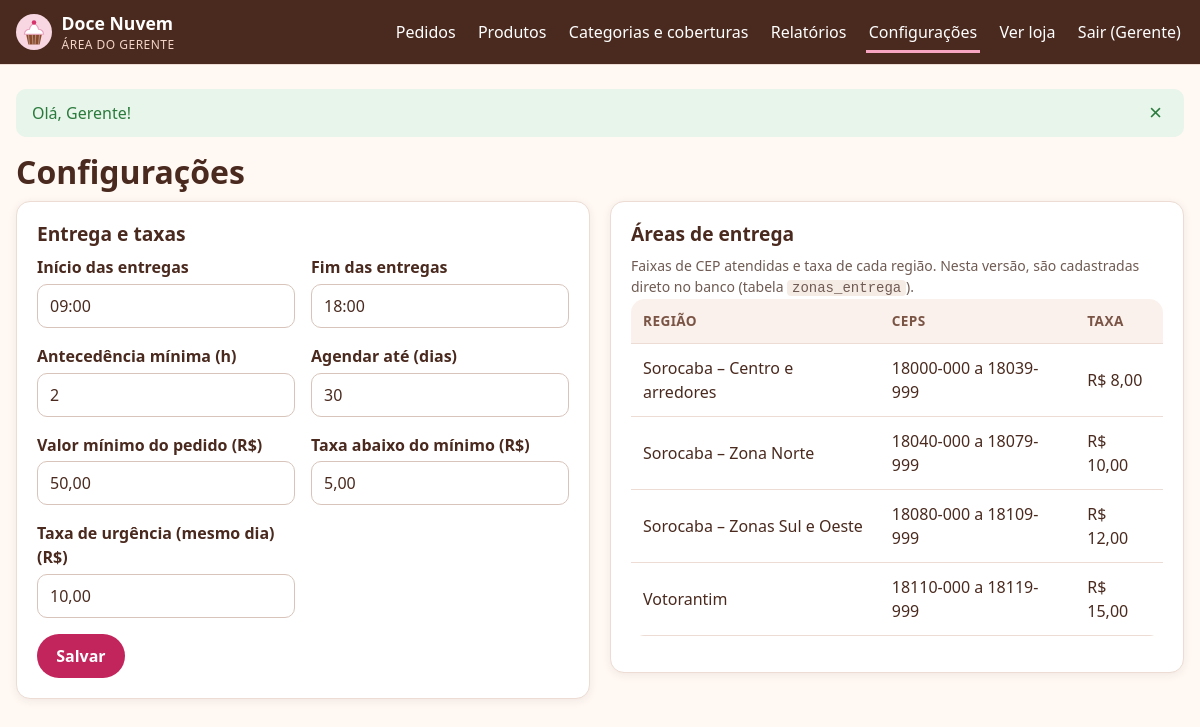
Page /admin/configuracoes (signed in) on the committed database.
### tables this page shows
CREATE TABLE usuarios (
    id            INT UNSIGNED     NOT NULL AUTO_INCREMENT,
    nome          VARCHAR(100)     NOT NULL,
    email         VARCHAR(150)     NOT NULL,
    senha_hash    VARCHAR(255)     NOT NULL,
    perfil        ENUM('cliente','gerente') NOT NULL DEFAULT 'cliente',
    criado_em     DATETIME         NOT NULL DEFAULT CURRENT_TIMESTAMP,
    PRIMARY KEY (id),
    UNIQUE KEY uk_usuarios_email (email)
);

CREATE TABLE zonas_entrega (
    id          INT UNSIGNED  NOT NULL AUTO_INCREMENT,
    nome        VARCHAR(60)   NOT NULL,
    cep_inicio  CHAR(8)       NOT NULL,
    cep_fim     CHAR(8)       NOT NULL,
    taxa        DECIMAL(10,2) NOT NULL,
    PRIMARY KEY (id),
    KEY idx_zonas_faixa (cep_inicio, cep_fim)
);

### app/Core/View.php (called while the page is built, shortened)
<?php
final class View
{
    public static function render(string $view, array $data = [], ?string $layout = 'layouts/main'): string
    {
        $data['errors'] ??= Session::pullErrors();
        $data['old'] ??= Session::pullOld();
        $content = self::renderFile($view, $data);
        return self::renderFile($layout, $data + ['content' => $content]);
    }
    private static function renderFile(string $view, array $data): string
    {
        $file = APP_PATH . '/Views/' . $view . '.php';
        extract($data, EXTR_SKIP);
        try {
            require $file;
        } catch (\Throwable $e) {
            ob_end_clean();
            throw $e;
        }
        return (string) ob_get_clean();
    }
    public static function partial(string $view, array $data = []): string
    {
        return self::renderFile('partials/' . $view, $data);
    }
}

### app/Controllers/Admin/SettingsController.php (called while the page is built, shortened)
<?php
final class SettingsController extends Controller
{
    public function index(): void
    {
        $this->view('admin/configuracoes/index', [
            'title' => 'Configurações',
            'settings' => (new Setting())->values(),
            'zones' => (new DeliveryZone())->all(),
        ], 'layouts/admin');
    }
}

### public/index.php (called while the page is built, shortened)
<?php
require dirname(__DIR__) . '/app/bootstrap.php';
$request = Request::fromGlobals();
try {
    $router = new Router();
    $router->dispatch($request);
} catch (HttpException $e) {
    http_response_code($e->status);
    if ($request->wantsJson()) {
        header('Content-Type: application/json; charset=utf-8');
        echo json_encode(['erro' => $e->getMessage()], JSON_UNESCAPED_UNICODE);
    } else {
        echo View::render('errors/http', ['status' => $e->status, 'message' => $e->getMessage()]);
    }
} catch (Throwable $e) {
    $log = sprintf("[%s] %s: %s em %s:%d\n%s\n\n", date('Y-m-d H:i:s'), get_class($e), $e->getMessage(), $e->getFile(), $e->getLine(), $e->getTraceAsString());
    @file_put_contents(ROOT_PATH . '/storage/logs/app.log', $log, FILE_APPEND);
    http_response_code(500);
    $message = Config::bool('APP_DEBUG') ? $e->getMessage() : 'Algo deu errado do nosso lado. Já registramos o problema; tente novamente em instantes.';
    if ($request->wantsJson()) {
        header('Content-Type: application/json; charset=utf-8');
        echo json_encode(['erro' => $message], JSON_UNESCAPED_UNICODE);
    } else {
        try {
            echo View::render('errors/http', ['status' => 500, 'message' => $message]);
        } catch (Throwable) {
            echo '<h1>Erro 500</h1><p>' . e($message) . '</p>';
        }
    }
}

### app/Core/Config.php (called while the page is built, shortened)
<?php
final class Config
{
    private static array $values = [];
    public static function get(string $key, ?string $default = null): ?string
    {
        $env = getenv($key);
        if ($env !== false) {
            return $env;
        }
        return self::$values[$key] ?? $default;
    }
}

### app/Core/helpers.php (called while the page is built, shortened)
<?php
function e(mixed $value): string
{
    return htmlspecialchars((string) $value, ENT_QUOTES | ENT_SUBSTITUTE, 'UTF-8');
}
function url(string $path = '/'): string
{
    $base = rtrim((string) Config::get('BASE_PATH', ''), '/');
    return $base . '/' . ltrim($path, '/');
}
function asset(string $path): string
{
    return url('assets/' . ltrim($path, '/'));
}
function money(float|int|string $value): string
{
    return 'R$ ' . number_format((float) $value, 2, ',', '.');
}
function format_cep(string $cep): string
{
    return strlen($cep) === 8 ? substr($cep, 0, 5) . '-' . substr($cep, 5) : $cep;
}

### app/Core/Session.php (called while the page is built, shortened)
<?php
final class Session
{
    public static function get(string $key, mixed $default = null): mixed
    {
        return $_SESSION[$key] ?? $default;
    }
    public static function pullFlash(): array
    {
        $messages = $_SESSION['_flash'] ?? [];
        return $messages;
    }
    public static function pullErrors(): array
    {
        $errors = $_SESSION['_errors'] ?? [];
        return $errors;
    }
    public static function pullOld(): array
    {
        $old = $_SESSION['_old'] ?? [];
        return $old;
    }
}

### app/Models/Model.php (called while the page is built, shortened)
<?php
abstract class Model
{
    protected PDO $db;
    public function __construct(?PDO $db = null)
    {
        $this->db = $db ?? Database::connection();
    }
    protected function fetch(string $sql, array $params = []): ?array
    {
        $stmt = $this->db->prepare($sql);
        $stmt->execute($params);
        $row = $stmt->fetch();
        return $row === false ? null : $row;
    }
    protected function fetchAll(string $sql, array $params = []): array
    {
        $stmt = $this->db->prepare($sql);
        $stmt->execute($params);
        return $stmt->fetchAll();
    }
}

### app/Core/Database.php (called while the page is built, shortened)
<?php
final class Database
{
    private static ?PDO $pdo = null;
    public static function connection(): PDO
    {
        if (self::$pdo === null) {
            $dsn = sprintf(
                'mysql:host=%s;port=%s;dbname=%s;charset=utf8mb4',
                Config::get('DB_HOST', '127.0.0.1'),
                Config::get('DB_PORT', '3306'),
                Config::get('DB_NAME', 'cupcakes')
            );
            self::$pdo = new PDO($dsn, Config::get('DB_USER', 'root'), Config::get('DB_PASS', ''), [
                PDO::ATTR_ERRMODE => PDO::ERRMODE_EXCEPTION,
                PDO::ATTR_DEFAULT_FETCH_MODE => PDO::FETCH_ASSOC,
                PDO::ATTR_EMULATE_PREPARES => false,
            ]);
        }
        return self::$pdo;
    }
}

### app/Models/DeliveryZone.php (called while the page is built, shortened)
<?php
final class DeliveryZone extends Model
{
    public function all(): array
    {
        return $this->fetchAll('SELECT * FROM zonas_entrega ORDER BY cep_inicio');
    }
}

### app/bootstrap.php (called while the page is built, shortened)
<?php
spl_autoload_register(static function (string $class): void {
    $prefix = 'App\\';
    $relative = str_replace('\\', '/', substr($class, strlen($prefix)));
    $file = APP_PATH . '/' . $relative . '.php';
});
require APP_PATH . '/Core/helpers.php';

### app/Core/Auth.php (called while the page is built, shortened)
<?php
final class Auth
{
    private static ?array $cached = null;
    public static function user(): ?array
    {
        $id = Session::get('user_id');
        if (self::$cached === null || (int) self::$cached['id'] !== (int) $id) {
            self::$cached = (new User())->find((int) $id);
        }
        return self::$cached;
    }
    public static function check(): bool
    {
        return self::user() !== null;
    }
}

### app/Models/User.php (called while the page is built, shortened)
<?php
final class User extends Model
{
    public function find(int $id): ?array
    {
        return $this->fetch('SELECT id, nome, email, perfil, criado_em FROM usuarios WHERE id = ?', [$id]);
    }
}

### app/Core/Middleware.php (called while the page is built, shortened)
<?php
final class Middleware
{
    public static function run(string $name, Request $request): void
    {
        match ($name) {
            'auth' => self::auth($request),
            'gerente' => self::manager($request),
            'csrf' => self::csrf($request),
            default => throw new \InvalidArgumentException("Middleware desconhecido: {$name}"),
        };
    }
    private static function auth(Request $request): void
    {
        if (Auth::check()) {
            return;
        }
    }
    private static function manager(Request $request): void
    {
        self::auth($request);
    }
}

### app/Views/admin/configuracoes/index.php (the view, shortened to what this page needs)
<?php
$val = static fn (string $k) => e($old[$k] ?? $settings[$k]);
$money = static fn (string $k) => e($old[$k] ?? number_format((float) $settings[$k], 2, ',', ''));
?>
<h1>Configurações</h1>
<div class="grid-2 align-start">
    <section class="card">
        <h2>Entrega e taxas</h2>
        <form method="post" action="<?= url('admin/configuracoes') ?>" class="form" novalidate>
            <div class="grid-2">
                <div class="field"><label for="hora_inicio">Início das entregas</label><input id="hora_inicio" name="hora_inicio" value="<?= $val('hora_inicio') ?>" placeholder="09:00"><?= field_error($errors, 'hora_inicio') ?></div>
                <div class="field"><label for="hora_fim">Fim das entregas</label><input id="hora_fim" name="hora_fim" value="<?= $val('hora_fim') ?>" placeholder="18:00"><?= field_error($errors, 'hora_fim') ?></div>
                <div class="field"><label for="antecedencia_horas">Antecedência mínima (h)</label><input id="antecedencia_horas" name="antecedencia_horas" type="number" min="0" max="72" value="<?= $val('antecedencia_horas') ?>"><?= field_error($errors, 'antecedencia_horas') ?></div>
                <div class="field"><label for="dias_maximos">Agendar até (dias)</label><input id="dias_maximos" name="dias_maximos" type="number" min="1" max="90" value="<?= $val('dias_maximos') ?>"><?= field_error($errors, 'dias_maximos') ?></div>
                <div class="field"><label for="valor_minimo">Valor mínimo do pedido (R$)</label><input id="valor_minimo" name="valor_minimo" inputmode="decimal" value="<?= $money('valor_minimo') ?>"><?= field_error($errors, 'valor_minimo') ?></div>
                <div class="field"><label for="taxa_pedido_minimo">Taxa abaixo do mínimo (R$)</label><input id="taxa_pedido_minimo" name="taxa_pedido_minimo" inputmode="decimal" value="<?= $money('taxa_pedido_minimo') ?>"><?= field_error($errors, 'taxa_pedido_minimo') ?></div>
                <div class="field"><label for="taxa_urgencia">Taxa de urgência (mesmo dia) (R$)</label><input id="taxa_urgencia" name="taxa_urgencia" inputmode="decimal" value="<?= $money('taxa_urgencia') ?>"><?= field_error($errors, 'taxa_urgencia') ?></div>
            </div>
            <button class="btn">Salvar</button>
        </form>
    </section>
    <section class="card">
        <h2>Áreas de entrega</h2>
        <p class="hint">Faixas de CEP atendidas e taxa de cada região. Nesta versão, são cadastradas direto no banco (tabela <code>zonas_entrega</code>).</p>
        <table class="table compact">
            <thead><tr><th scope="col">Região</th><th scope="col">CEPs</th><th scope="col">Taxa</th></tr></thead>
            <tbody>
            <?php foreach ($zones as $z): ?>
                <tr><td data-label="Região"><?= e($z['nome']) ?></td><td data-label="CEPs"><?= e(format_cep($z['cep_inicio'])) ?> a <?= e(format_cep($z['cep_fim'])) ?></td><td data-label="Taxa"><?= money($z['taxa']) ?></td></tr>
            <?php endforeach; ?>
            </tbody>
        </table>
    </section>
</div>

### app/Core/Router.php (shortened to what this page needs)
<?php
final class Router
{
    private array $routes = [];
    private function add(string $method, string $path, string $handler, array $middleware): void
    {
        $this->routes[] = compact('method', 'pattern', 'handler', 'middleware');
    }
    public function dispatch(Request $request): void
    {
        $pathMatched = false;
        foreach ($this->routes as $route) {
            if (!preg_match($route['pattern'], $request->path, $matches)) {
                continue;
            }
            $pathMatched = true;
            foreach ($route['middleware'] as $middleware) {
                Middleware::run($middleware, $request);
            }
            $params = array_map('intval', array_filter($matches, 'is_string', ARRAY_FILTER_USE_KEY));
            [$controllerName, $action] = explode('@', $route['handler']);
            $controller = new $class($request);
            $controller->{$action}(...array_values($params));
            return;
        }
        throw new HttpException($pathMatched ? 405 : 404);
    }
}

### app/Views/layouts/admin.php (shortened to what this page needs)
<?php
$user = Auth::user();
$current = parse_url($_SERVER['REQUEST_URI'] ?? '/', PHP_URL_PATH);
$active = static fn (string $prefix): string => str_starts_with((string) $current, url($prefix)) ? 'aria-current="page"' : '';
?>
<!doctype html>
<html lang="pt-BR">
<head>
    <link rel="stylesheet" href="<?= asset('css/app.css') ?>">
</head>
<body class="admin" data-base="<?= e(url('/')) ?>">
<header class="site-header admin-header">
    <div class="container header-inner">
        <a class="brand" href="<?= url('admin') ?>">
            <img src="<?= asset('img/logo.svg') ?>" alt="" width="36" height="36">
            <span>Doce Nuvem <small>Área do gerente</small></span>
        </a>
        <nav id="menu-admin" class="main-nav" aria-label="Gerência">
            <a href="<?= url('admin') ?>" <?= ($current === url('admin') || str_starts_with((string) $current, url('admin/pedidos'))) ? 'aria-current="page"' : '' ?>>Pedidos</a>
            <a href="<?= url('admin/produtos') ?>" <?= $active('admin/produtos') ?>>Produtos</a>
            <a href="<?= url('admin/categorias') ?>" <?= $active('admin/categorias') ?>>Categorias e coberturas</a>
            <a href="<?= url('admin/relatorios') ?>" <?= $active('admin/relatorios') ?>>Relatórios</a>
            <a href="<?= url('admin/configuracoes') ?>" <?= $active('admin/configuracoes') ?>>Configurações</a>
            <a href="<?= url('/') ?>">Ver loja</a>
            <form method="post" action="<?= url('logout') ?>" class="inline-form">
                <button type="submit" class="link-button">Sair (<?= e(explode(' ', $user['nome'] ?? '')[0]) ?>)</button>
            </form>
        </nav>
    </div>
</header>
<main id="conteudo" class="container">
    <?= App\Core\View::partial('flash', ['messages' => Session::pullFlash()]) ?>
    <?= $content ?>
</main>
</body>
</html>

### rows in the picture
usuarios: nome "Gerente"
zonas_entrega: nome "Sorocaba – Centro e arredores", cep_inicio "18000-000", cep_fim "18039-999", taxa "R$ 8,00"
zonas_entrega: nome "Sorocaba – Zona Norte", cep_inicio "18040-000", cep_fim "18079-999", taxa "R$ 10,00"
zonas_entrega: nome "Sorocaba – Zonas Sul e Oeste", cep_inicio "18080-000", cep_fim "18109-999", taxa "R$ 12,00"
zonas_entrega: nome "Votorantim", cep_inicio "18110-000", cep_fim "18119-999", taxa "R$ 15,00"

### other values in the picture
$flash['message'] "Olá, Gerente!"
